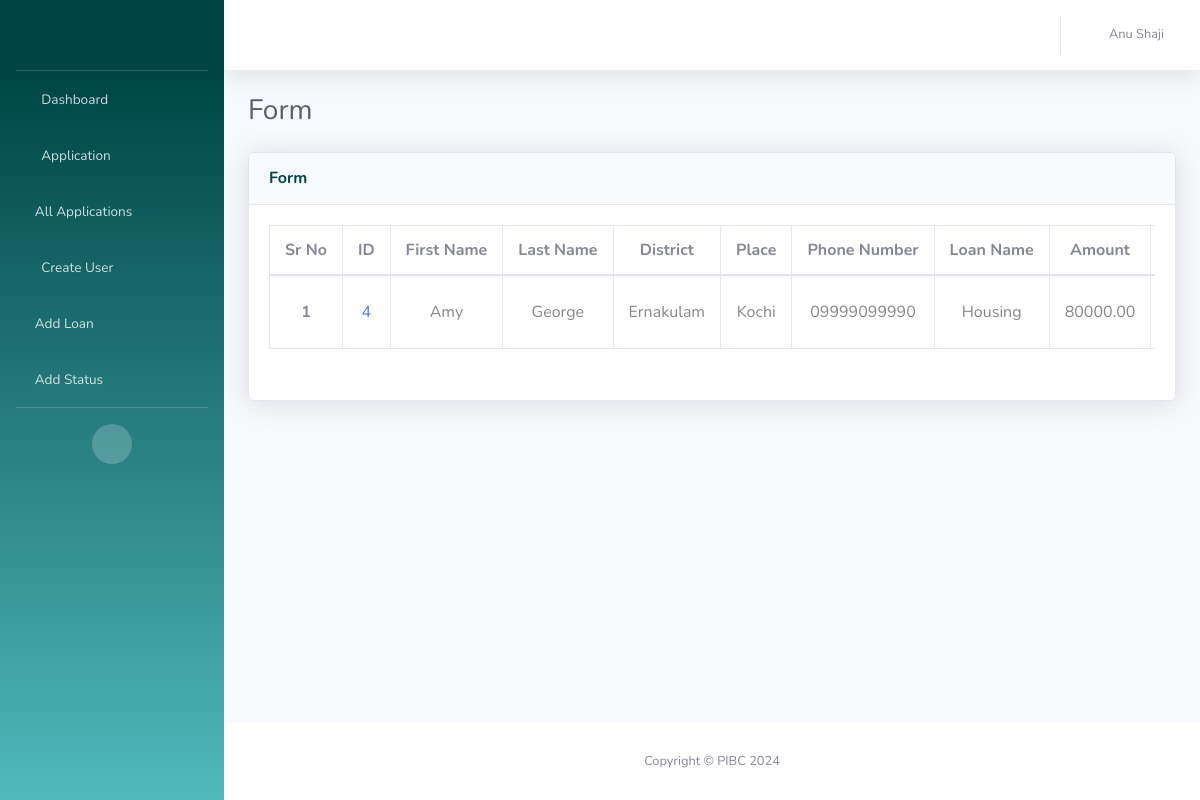
The page /all-application (signed in) on the database its author committed.
### UserApp/models.py (models this page shows, shortened)
class LoanApplicationModel(models.Model):
    ACCEPT = 'Accept'
    REJECT = 'Reject'
    NOT_SELECTED = 'Not selected'
    STATUS_CHOICES = [
        (ACCEPT, 'Accept'),
        (REJECT, 'Reject'),
        (NOT_SELECTED, 'Not selected'),
    ]
    form_id = models.AutoField(primary_key=True)
    first_name = models.CharField(max_length=100)
    last_name = models.CharField(max_length=100)
    district = models.CharField(max_length=100)
    place = models.CharField(max_length=100)
    phone_no = models.CharField(max_length=15, null=True)
    loan_name = models.ForeignKey(LoanModel, on_delete=models.CASCADE)
    loan_amount = models.DecimalField(max_digits=10, decimal_places=2)
    followup_date = models.DateField()
    description = models.TextField()
    status_name = models.ForeignKey(StatusModel, on_delete=models.CASCADE)
    application_description = models.TextField(null=True)
    bank_name = models.ForeignKey(BankModel, on_delete=models.CASCADE)
    executive_name = models.CharField(max_length=100)
    mobileno_1 = models.CharField(max_length=15)
    mobileno_2 = models.CharField(max_length=15, blank=True, null=True)
    assigned_to = models.ForeignKey(AdminModel, on_delete=models.CASCADE)
    work_status = models.CharField(
        max_length=20,
        choices=STATUS_CHOICES,
        default=NOT_SELECTED,  # Set default value to "Not selected"
        null=True,
    )

class LoanModel(models.Model):
    loan_id = models.AutoField(primary_key=True)
    loan_name = models.CharField(max_length=100)
    def __str__(self):
        return self.loan_name

### UserApp/views.py (the view)
# urls.py: path('all-application', views.all_app, name='allapp'),
def all_app(request):
    user = request.session.get('user', None)
    if user is None:
        return redirect('/login')
    else:
        loan_app = LoanApplicationModel.objects.all()
        admin = AdminModel.objects.get(admin_id=user)
        admin_name = f"{admin.admin_first_name} {admin.admin_last_name}"
        return render(request, 'all-files.html', {'username': admin_name, 'admin': admin, 'forms':loan_app})

### UserApp/models.py (called while the page is built)
    def __str__(self):
        return self.status_name

    def __str__(self):
        return self.bank_name

### templates/all-files.html (shortened to what this page needs)
<!DOCTYPE html>
<html lang="en">
<head>
    {% load static %}
    <link href="{% static 'vendor/fontawesome-free/css/all.min.css' %}" rel="stylesheet" type="text/css">
    <link href="{% static 'css/sb-admin-2.min.css' %}" rel="stylesheet">
  </head>
<body id="page-top">
    <div id="wrapper">
        <ul class="navbar-nav bg-gradient-primary sidebar sidebar-dark accordion" id="accordionSidebar">
            <a class="sidebar-brand d-flex align-items-center justify-content-center" href="{% url 'home' %}">
                <div class="logo" style="background-image: url({% static 'img/pibc.png' %});"></div>
            </a>
            <hr class="sidebar-divider my-0">
            <li class="nav-item">
                <a class="nav-link" href="{% url 'home' %}">
                    <i class="fas fa-fw fa-tachometer-alt"></i>
                    <span>Dashboard</span></a>
            </li>
            {% if admin.is_superadmin %}
            <li class="nav-item">
                <a class="nav-link" href="{% url 'form' %}">
                    <i class="fas fa-fw fa-file"></i>
                    <span>Application</span></a>
            </li>
            {% endif %}
            {% if admin.is_superadmin %}
            <li class="nav-item">
                <a class="nav-link" href="{% url 'allapp' %}">
                    <i class="fas fa-list-alt"></i>
                    <span>All Applications</span></a>
            </li>
            {% endif %}
            {% if admin.is_superadmin %}
            <li class="nav-item">
                <a class="nav-link" href="{% url 'create-user' %}">
                    <i class="fas fa-fw fa-user-plus"></i>
                    <span>Create User</span></a>
            </li>
            {% endif %}
            {% if admin.is_superadmin %}
            <li class="nav-item">
                <a class="nav-link" href="{% url 'addloan' %}">
                    <i class="fas fa-file-invoice-dollar"></i>
                    <span>Add Loan</span></a>
            </li>
            {% endif %}
            {% if admin.is_superadmin %}
            <li class="nav-item">
                <a class="nav-link" href="{% url 'addstatus' %}">
                    <i class="fas fa-edit"></i>
                    <span>Add Status</span></a>
            </li>
            {% endif %}
            <hr class="sidebar-divider d-none d-md-block">
            <div class="text-center d-none d-md-inline">
                <button class="rounded-circle border-0" id="sidebarToggle"></button>
            </div>
        </ul>
        <div id="content-wrapper" class="d-flex flex-column">
            <div id="content">
                <nav class="navbar navbar-expand navbar-light bg-white topbar mb-4 static-top shadow">
                    <ul class="navbar-nav ml-auto">
                        <li class="nav-item dropdown no-arrow">
                            <a class="nav-link dropdown-toggle" href="#" id="userDropdown" role="button"
                                data-toggle="dropdown" aria-haspopup="true" aria-expanded="false">
                                <i class="fas fa-fw fa-user"></i>
                                <span class="mr-2 d-none d-lg-inline text-gray-600 small">{{username}}</span>
                            </a>
                        </li>
                    </ul>
                </nav>
                <div class="container-fluid">
                    <div class="d-sm-flex align-items-center justify-content-between mb-4">
                        <h1 class="h3 mb-0 text-gray-800">Form</h1>
                    </div>
                    <div class="row">
                        <div class="col-xl-12 col-lg-7">
                            <div class="card shadow mb-4">
                                <div
                                    class="card-header py-3 d-flex flex-row align-items-center justify-content-between">
                                    <h6 class="m-0 font-weight-bold text-primary">Form</h6>
                                </div>
                                <div class="card-body">
                                    <div class="table-responsive-xxl">
                                        <div style="overflow-x: auto; max-width: 100%;">
                                            <table class="table table-bordered table-hover all-users">
                                                <thead>
                                                    <tr>
                                                      <th scope="col">Sr No</th>
                                                      <th scope="col">ID</th>
                                                      <th scope="col">First Name</th>
                                                      <th scope="col">Last Name</th>
                                                      <th scope="col">District</th>
                                                      <th scope="col">Place</th>
                                                      <th scope="col">Phone Number</th>
                                                      <th scope="col">Loan Name</th>
                                                      <th scope="col">Amount</th>
                                                      <th scope="col">FollowUp Date</th>
                                                    </tr>
                                                </thead>
                                                <tbody>
                                                    {% for form in forms %}
                                                    <tr>
                                                    <th scope="row">{{ forloop.counter }}</th>
                                                    <td>
                                                        <a href="{% url 'loan-page' form.form_id %}">
                                                        {{form.form_id}}
                                                        </a>
                                                    </td>
                                                    <td>{{form.first_name}}</td>
                                                    <td>{{form.last_name}}</td>
                                                    <td>{{form.district}}</td>
                                                    <td>{{form.place}}</td>
                                                    <td>{{form.phone_no}}</td>
                                                    <td>{{form.loan_name}}</td>
                                                    <td>{{form.loan_amount}}</td>
                                                    <td>{{form.followup_date}}</td>
                                                    </tr>
                                                    {% endfor %}
                                                </tbody>
                                            </table>
                                        </div>
                                    </div>
                                </div>
                            </div>
                        </div>
                    </div>
                </div>
            </div>
            <footer class="sticky-footer bg-white">
                <div class="container my-auto">
                    <div class="copyright text-center my-auto">
                        <span>Copyright &copy; PIBC 2024</span>
                    </div>
                </div>
            </footer>
        </div>
    </div>
</body>
</html>

### templates/all-files.html (style rules this page uses)
.logo { height:2.5rem; width:8rem; background-position: center; background-size: cover; background-repeat: no-repeat; }
.table th { white-space: nowrap; }
.table td { white-space: nowrap; color: #878787; }
.table { width: 100%; margin-bottom: 1rem; background-color: transparent; }
.table th, .table td { padding: 12px 15px; vertical-align: middle; text-align: center; }
.table-responsive-xxl { padding-bottom: 15px; }

### rows shown on the page
LoanApplicationModel: form_id "4", first_name "Amy", last_name "George", district "Ernakulam", place "Kochi", phone_no "09999099990", loan_name "Housing", loan_amount "80000.00"

### other values the page prints
{{ username }} "Anu Shaji"
